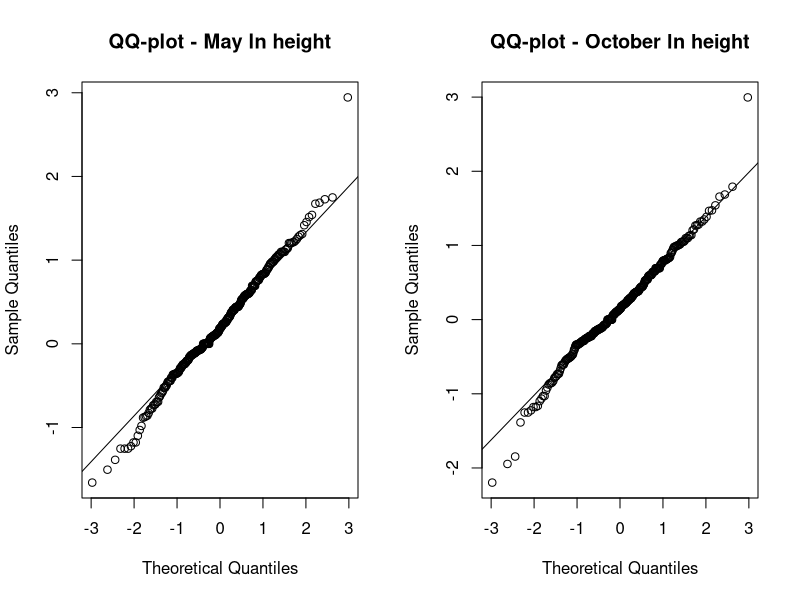
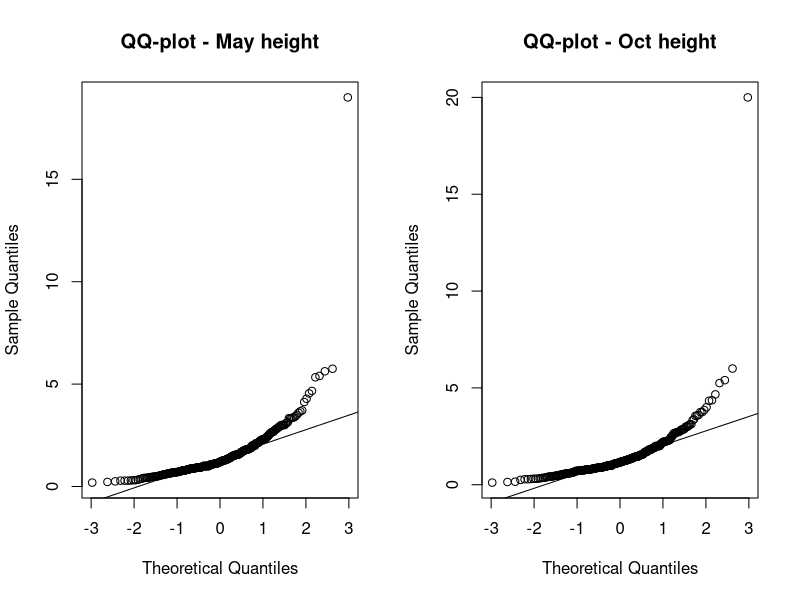
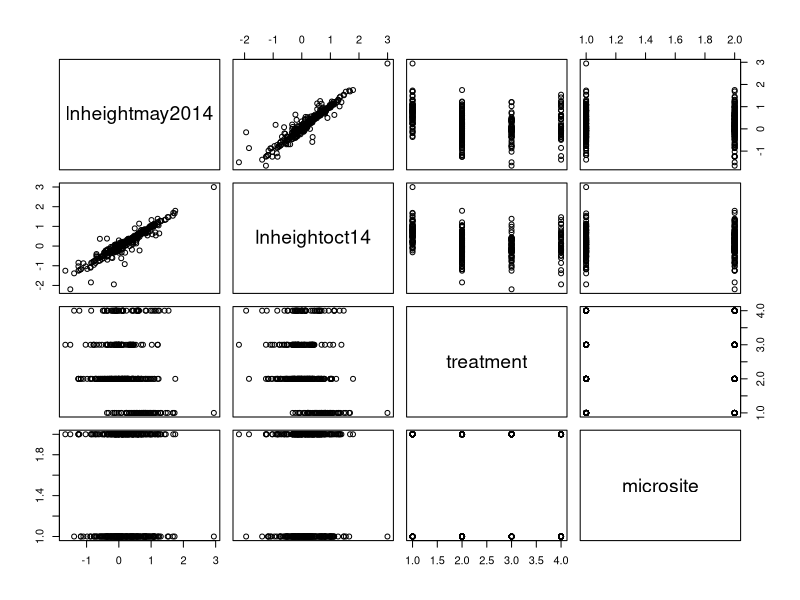
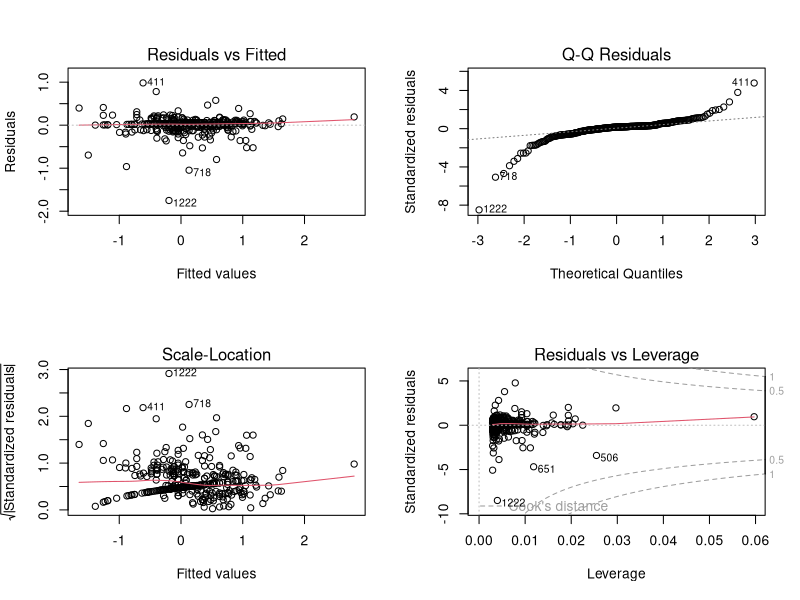
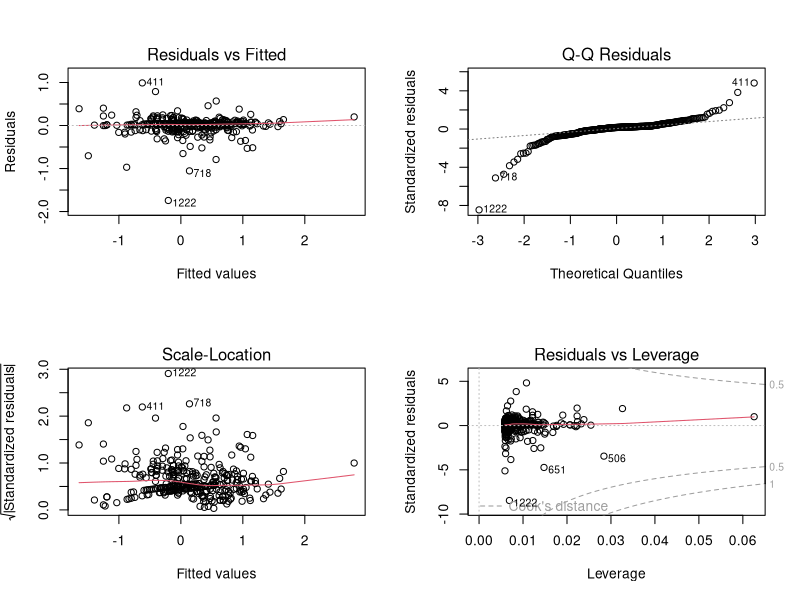
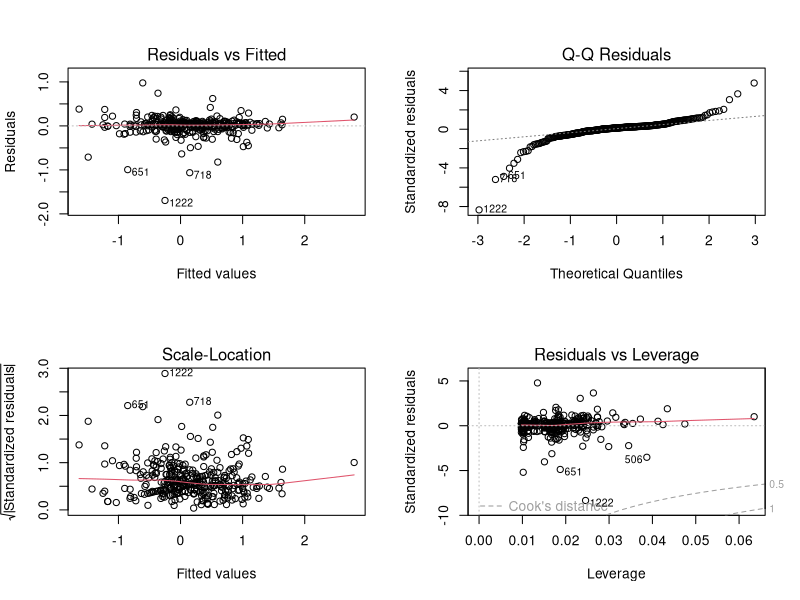
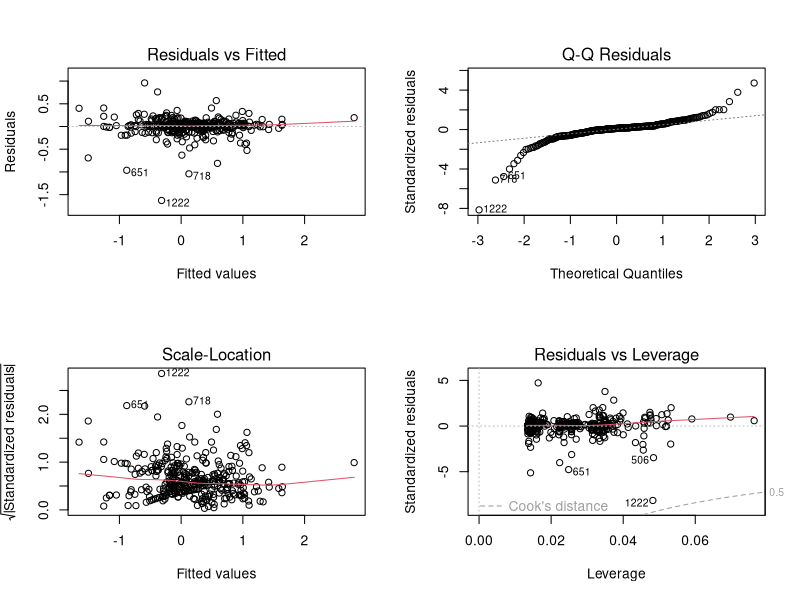
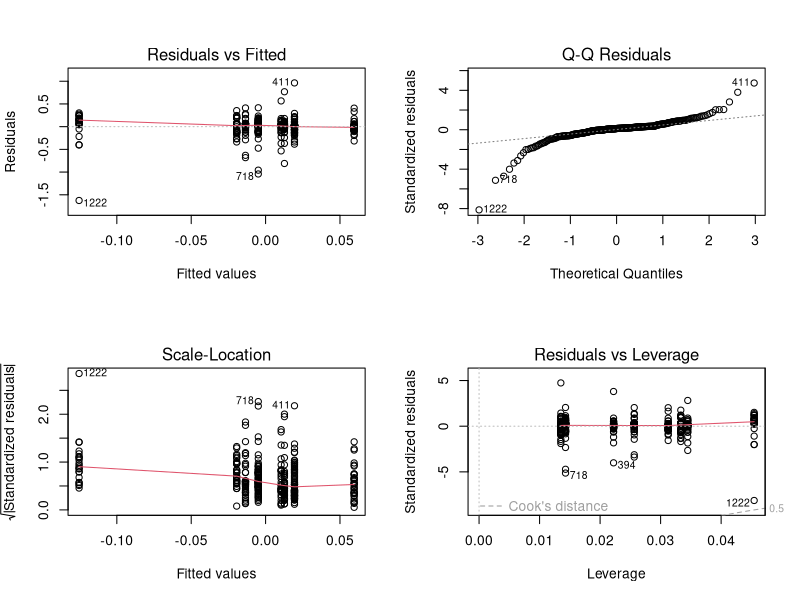

The R script that drew these images, in order:
## ---- chunk 1
setwd("../thesis_chap2_alicante/")

data <- read.table(file="Mart_data.csv", sep=";" , dec=",", header=TRUE)

# We want those variables are considered as factor 
factor <- c("terrace", "treatment", "watering", "rabbit", "plot", "microsite")
for (i in 1:length(factor)) {
	data[,factor[i]] <- as.factor(data[,factor[i]])	
}
str(data)
## ---- chunk 2
tapply(as.numeric(data$survival),
       INDEX=list(terrace=data$terrace,
		  microsite=data$microsite),
       FUN=function(x){round(mean(x),2)})
## ---- chunk 3
data <- data[which(data$survival==1),]
data <- data[-which(data$terrace==1),]
## ---- chunk 4
# Data visualisation
# pdf(file="QQ_plot.pdf", paper="a4r")
par(mfrow=c(1,2))
qqnorm(data$lnheightmay2014, main = "QQ-plot - May ln height")
qqline(data$lnheightmay2014)
qqnorm(data$lnheightoct14, main = "QQ-plot - October ln height")
qqline(data$lnheightoct14)
# dev.off()
par(mfrow=c(1,1))
## ---- chunk 5
data$may <- exp(data$lnheightmay2014)  #Data untransformation by exponential 
data$oct <- exp(data$lnheightoct14)

par(mfrow=c(1,2))
qqnorm(data$may, main = "QQ-plot - May height");qqline(data$may)
qqnorm(data$oct, main = "QQ-plot - Oct height");qqline(data$oct)
par(mfrow=c(1,1))
## ---- chunk 6
plot(data[,c("lnheightmay2014","lnheightoct14", "treatment","microsite")])
## ---- chunk 7

## Dépenpence of size between the two dates
mod <- lm(lnheightoct14 ~ lnheightmay2014, data=data)
summary(mod)
par(mfrow=c(2,2))
plot(mod)
par(mfrow=c(1,1))

mod <- lm(lnheightoct14 ~ lnheightmay2014 + microsite , data=data)
summary(mod)
par(mfrow=c(2,2))
plot(mod)
par(mfrow=c(1,1))

mod <- lm(lnheightoct14 ~  lnheightmay2014 + treatment + microsite , data=data)
summary(mod)
par(mfrow=c(2,2))
plot(mod)
par(mfrow=c(1,1))

mod <- lm(lnheightoct14 ~ lnheightmay2014 + treatment*microsite , data=data)
summary(mod)
par(mfrow=c(2,2))
plot(mod)
par(mfrow=c(1,1))

mod <- lm(lnheightoct14 ~ lnheightmay2014, data=data)
mod2 <- lm(residuals(mod) ~ na.omit(data)$treatment*na.omit(data)$microsite)
summary(mod2)
par(mfrow=c(2,2))
plot(mod2)
par(mfrow=c(1,1))

## ---- chunk 8
par(mfrow=c(1,2))
summary(data$may)
summary(data$oct)
hist(data$may, main ="Height distribution in May")
hist(data$oct, main ="Height distribution in October")
par(mfrow=c(1,1))
## ---- chunk 9
data$prop <- (data$lnheightmay2014 - data$lnheightoct14)/data$lnheightmay2014
hist(data$prop)
summary(data$prop)
## ---- chunk 10
data$prop <- (data$oct - data$may)/data$may
hist(data$prop)
summary(data$prop)
## ---- chunk 11
mod <- lm(prop ~  treatment*microsite, data=data)
summary(mod)
par(mfrow=c(2,2))
plot(mod)
par(mfrow=c(1,1))

mod <- lm(prop ~  treatment*microsite + terrace , data=data)
summary(mod)
par(mfrow=c(2,2))
plot(mod)
par(mfrow=c(1,1))
## ---- chunk 12
library(lme4)

mod <- lm(prop ~ treatment + microsite, data)

mod1 <- lm(prop ~ treatment*microsite, data)
AIC(mod,mod1)

mod2 <- lm(prop ~ treatment*microsite + terrace, data)
AIC(mod2,mod1)

## ---- chunk 13
mod <- lmer(prop ~ treatment + (1|terrace), data, REML=FALSE)
summary(mod)

mod1 <- lmer(prop ~ treatment + microsite + (1|terrace), data, REML=FALSE)
AIC(mod,mod1)
summary(mod1)

mod2 <- lmer(prop ~ treatment * microsite + (1|terrace), data, REML=FALSE)
AIC(mod,mod2)
summary(mod2)

mod3 <- lm(prop ~ treatment * microsite , data)
summary(mod3)
